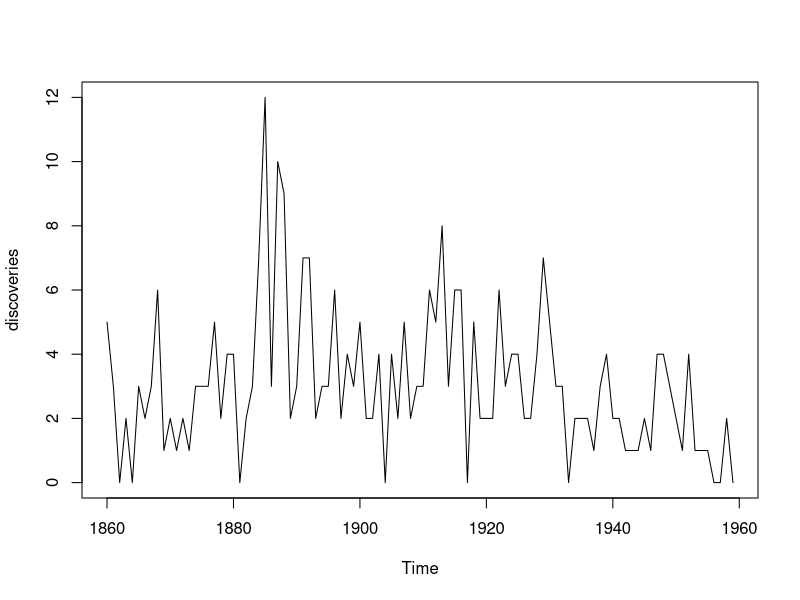
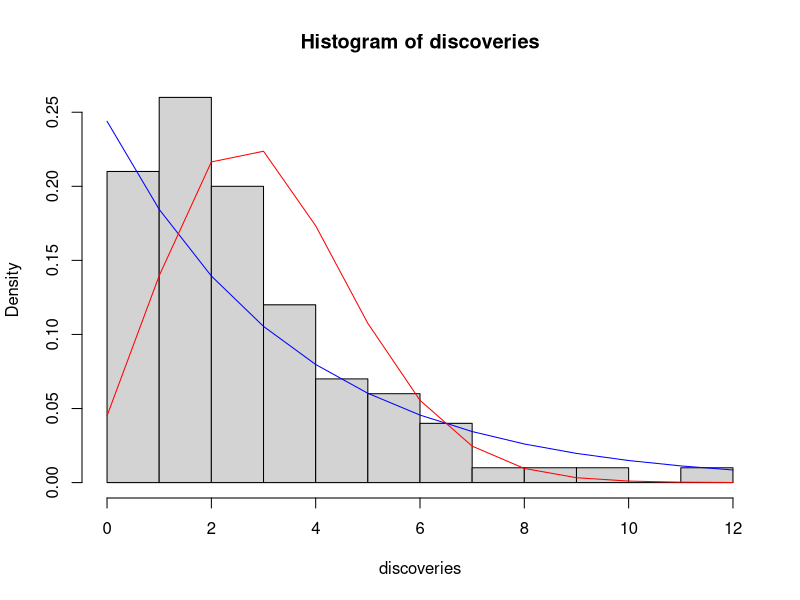
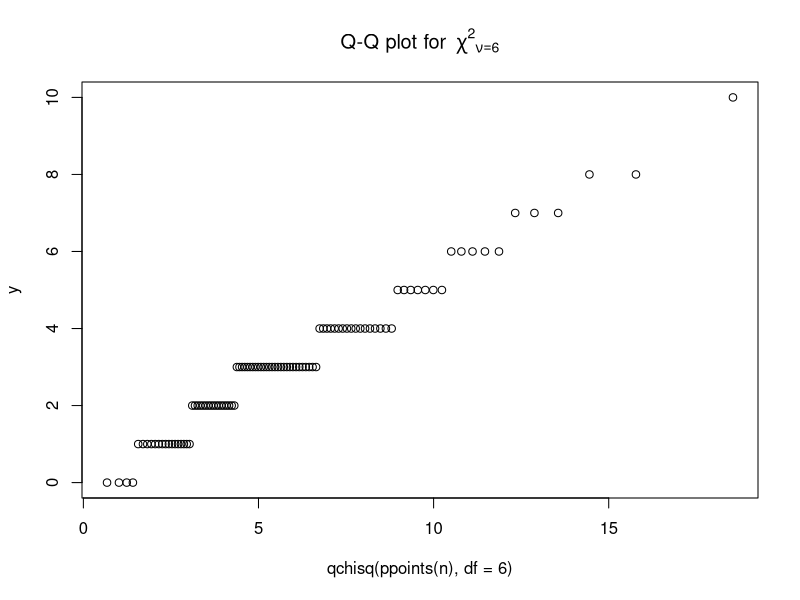
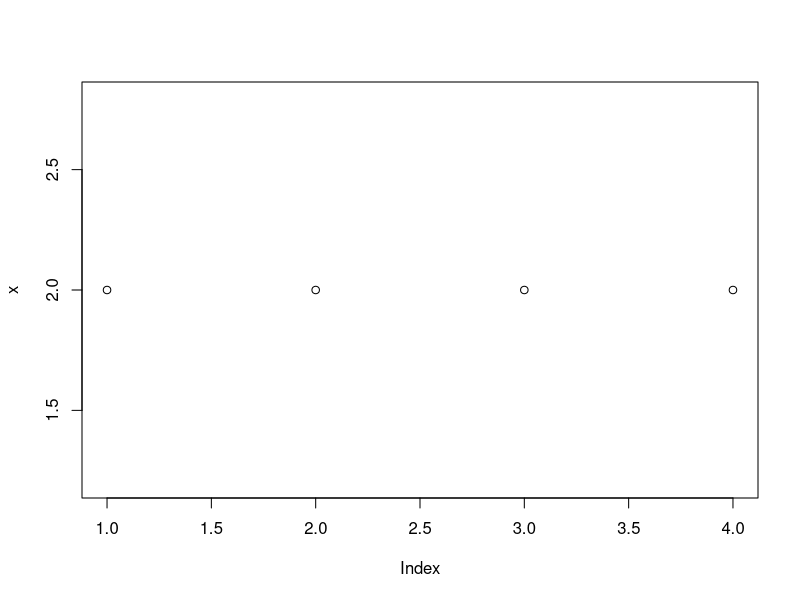
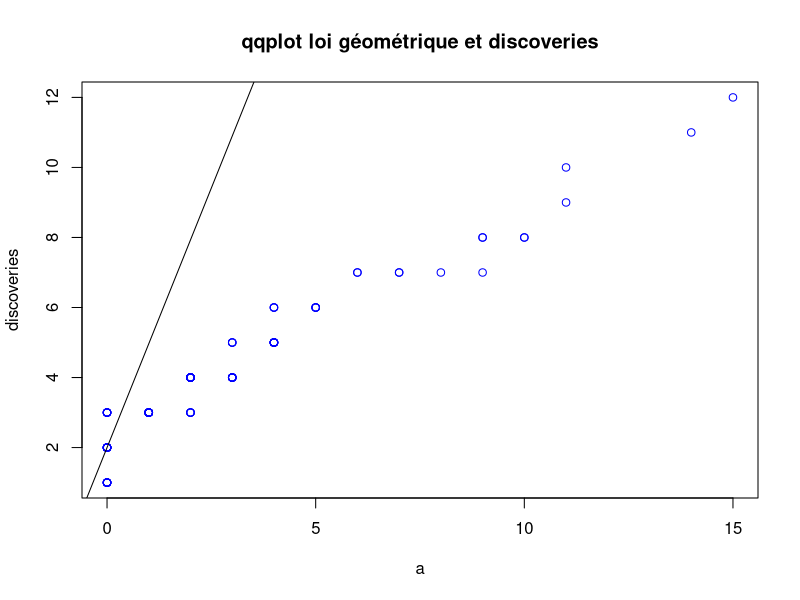
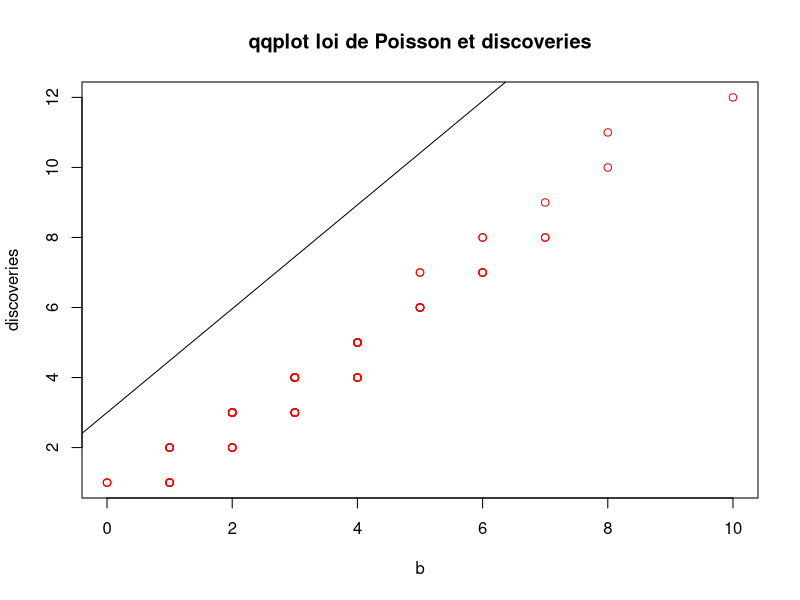
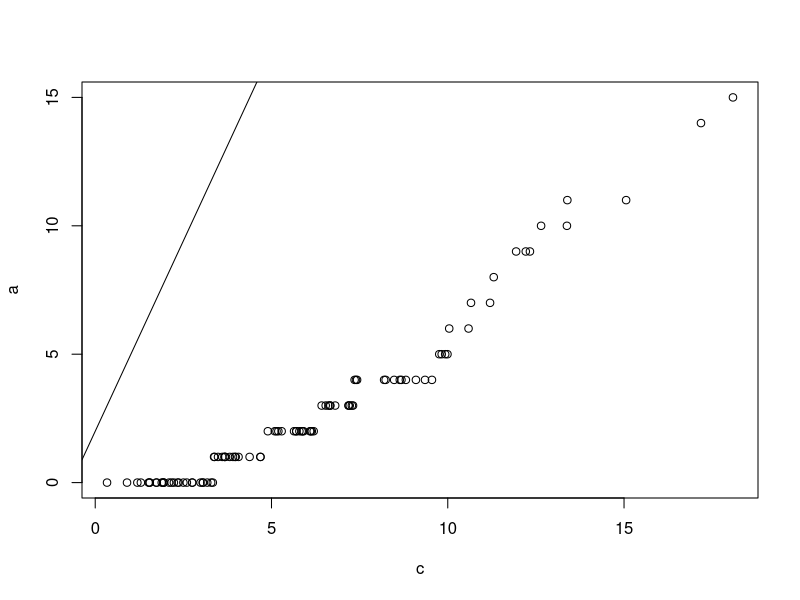
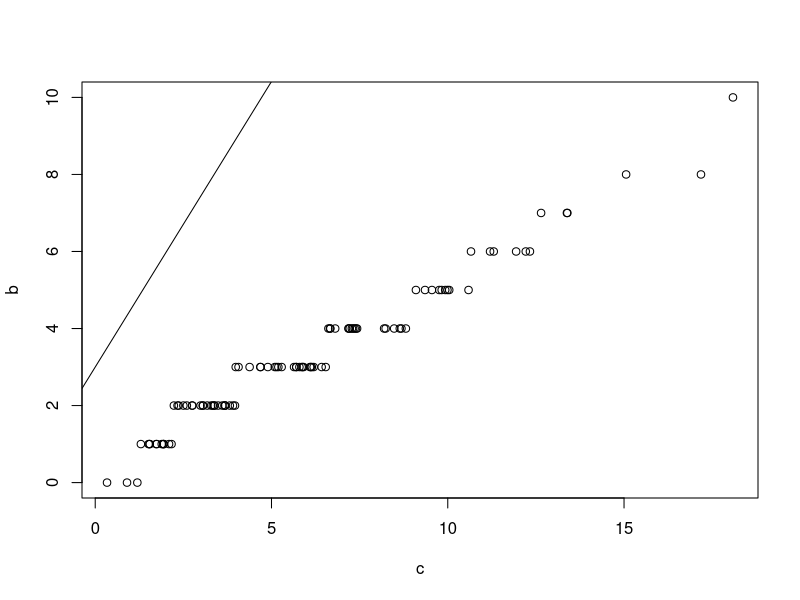

Source code (R) for these figures, in order:
## ---- chunk 1
data("discoveries")
plot(discoveries)
## ---- chunk 2
#calcul de la moyenne et de la variance empirique du jeu de donnees
m = mean (discoveries)
v = var (discoveries)
print("moyenne empirique")
print(m)

print("variance empirique")
print(v)

#calcul à partir de l'estimateur de la loi géomtrique
n = length(discoveries)
S = 0 
for (i in (1:n)) {
  S <- S + discoveries[i]
}

theta = 1/((1/n)*S +1)
moy_geom = (1/n)*S + 1 ##1/theta
var_geom = (1-theta)/(theta**2)

print ('moyenne geometrique')
print(moy_geom)

print('variance geometrique')
print(var_geom)

#calcul à partir de l'estimateur de la loi de Poisson
lambda = (1/n)*S
moy_poisson = lambda
var_poisson = lambda
print('moyenne et variance de Poisson = ')  
print(lambda)

## ---- chunk 3
print(m/moy_geom)
print(v/var_geom)

print(m/moy_poisson)
print(v/var_poisson)

print("les valeurs obtenues par la loi de Poisson sont plus proches des valeurs empiriques. La loi de Poisson approche le mieux la statistique consideree.")
## ---- chunk 4
x = 0:12
hist(discoveries, probability = TRUE, breaks = 12)
lines(x, dgeom(x, prob = theta, log=FALSE), main = 'densite geometrique', col='blue')
lines(x, dpois(x, lambda, log = FALSE), main = 'densite de Poisson', col='red')
## ---- chunk 5
#library(discovery)
y <- rpois(n, lambda)
## QQPlot pour la loi du Chi^2 comparée à la ditribution de Poisson:
qqplot(qchisq(ppoints(n), df = 6), y, main = expression("Q-Q plot for" ~~ {chi^2}[nu == 6]))

# Pour rajouter la ligne de modélisation 
library(ggplot2)
y = qpois(x, lambda)
p = 0.05
#ggplot2::last_plot() + qqline(y, distribution = function(p) qchisq(p, df = 6), prob = c(0.25, 0.75), col = 2)
##y doit être la loi de poisson

## ---- chunk 6
library(ggplot2)
#x<-discoveries
#plot(x, qgeom(discoveries, theta), main='quantile inverse geom', col='blue')
#plot(x, qpois(discoveries, lambda), main='poisson', col='blue')
##attention aux invalid prob

#theta
#discoveries
#x<- sort(discoveries, decreasing = FALSE)
quantile_geom <- qgeom(discoveries, theta, lower.tail = TRUE, log.p = FALSE)

#plot(discoveries[i], quantile_geom[i/(n+1)], main = 'qq plot')


#1er quantile : i = 1
n <- length(discoveries)
summary(discoveries)

frst_quant <- summary(discoveries)[2]
thrd_quant <- summary(discoveries)[5]

x <- array(frst_quant, thrd_quant)
#y <- probleme 
plot(x, )

## ---- chunk 7
##Utilisation de la fonction qqplot
#preparation des données
discoveries <- as.factor(discoveries)
head(discoveries)
a<-rgeom(n, theta)
b<-rpois(n, lambda)
qqplot(a, discoveries, main= 'qqplot loi géométrique et discoveries', col='blue')
qqline(a)
qqplot(b, discoveries, main= 'qqplot loi de Poisson et discoveries', col='red')
qqline(b)
## ---- chunk 8
c<-rchisq(n, 6, ncp=0.05)

qqplot(c, a)
qqline(a)
qqplot(c,b)
qqline(b)
#qqline(a, col='red')
#qqline(b, col='blue')
#qqline(c, col='grey')
